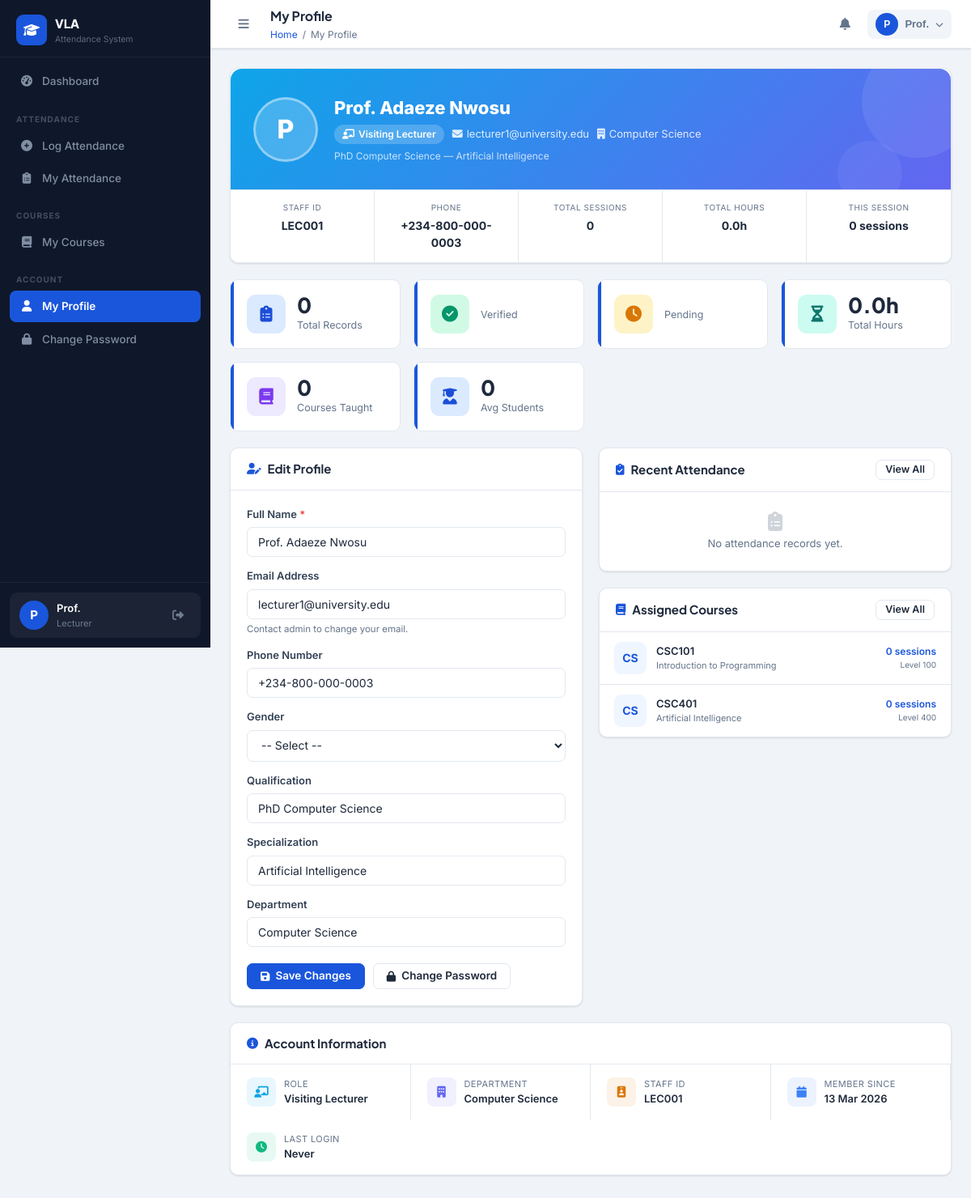
The page /lecturer/profile.php (signed in) on the database its author committed.
### tables this page shows
CREATE TABLE IF NOT EXISTS users (
    id INT AUTO_INCREMENT PRIMARY KEY,
    full_name VARCHAR(150) NOT NULL,
    email VARCHAR(150) NOT NULL UNIQUE,
    phone VARCHAR(20),
    password VARCHAR(255) NOT NULL,
    role ENUM('admin','hod','lecturer') NOT NULL DEFAULT 'lecturer',
    department_id INT,
    staff_id VARCHAR(50) UNIQUE,
    gender ENUM('male','female','other'),
    qualification VARCHAR(200),
    specialization VARCHAR(200),
    profile_photo VARCHAR(255) DEFAULT 'default.png',
    status ENUM('active','inactive','suspended') DEFAULT 'active',
    last_login DATETIME,
    reset_token VARCHAR(100),
    reset_expires DATETIME,
    created_at TIMESTAMP DEFAULT CURRENT_TIMESTAMP,
    updated_at TIMESTAMP DEFAULT CURRENT_TIMESTAMP ON UPDATE CURRENT_TIMESTAMP,
    FOREIGN KEY (department_id) REFERENCES departments(id) ON DELETE SET NULL
);

CREATE TABLE IF NOT EXISTS departments (
    id INT AUTO_INCREMENT PRIMARY KEY,
    name VARCHAR(150) NOT NULL,
    code VARCHAR(20) NOT NULL UNIQUE,
    faculty VARCHAR(150),
    created_at TIMESTAMP DEFAULT CURRENT_TIMESTAMP
);

### lecturer/profile.php (the view, shortened to what the rows shown need)
<?php
require_once '../includes/functions.php';
$pageTitle = 'My Profile';
include '../includes/header.php';
?>
<div style="max-width:960px">
    <div class="card" style="margin-bottom:20px">
        <div style="background:linear-gradient(135deg,#0ea5e9 0%,#6366f1 100%);border-radius:14px 14px 0 0;padding:32px 28px;position:relative;overflow:hidden">
            <div style="display:flex;align-items:center;gap:20px;position:relative;flex-wrap:wrap">
                <div style="width:80px;height:80px;border-radius:50%;background:rgba(255,255,255,.2);backdrop-filter:blur(10px);border:3px solid rgba(255,255,255,.4);display:flex;align-items:center;justify-content:center;font-size:32px;font-weight:800;color:#fff;flex-shrink:0">
                    <?= strtoupper(substr($user['full_name'], 0, 1)) ?>
                </div>
                <div>
                    <h2 style="color:#fff;font-size:22px;font-weight:800;margin:0 0 4px"><?= clean($user['full_name']) ?></h2>
                    <div style="display:flex;align-items:center;gap:10px;flex-wrap:wrap">
                        <span style="background:rgba(255,255,255,.2);color:#fff;font-size:12px;padding:3px 10px;border-radius:20px;font-weight:600">
                            <i class="fas fa-chalkboard-teacher" style="margin-right:5px"></i>Visiting Lecturer
                        </span>
                        <span style="color:rgba(255,255,255,.85);font-size:13px">
                            <i class="fas fa-envelope" style="margin-right:5px"></i><?= clean($user['email']) ?>
                        </span>
                        <?php if ($user['dept_name']): ?>
                        <span style="color:rgba(255,255,255,.85);font-size:13px">
                            <i class="fas fa-building" style="margin-right:5px"></i><?= clean($user['dept_name']) ?>
                        </span>
                        <?php endif ?>
                    </div>
                    <?php if ($user['qualification'] || $user['specialization']): ?>
                    <div style="margin-top:6px;color:rgba(255,255,255,.75);font-size:12px">
                        <?= clean($user['qualification'] ?? '') ?>
                        <?= ($user['qualification'] && $user['specialization']) ? ' &mdash; ' : '' ?>
                        <?= clean($user['specialization'] ?? '') ?>
                    </div>
                    <?php endif ?>
                </div>
            </div>
        </div>
    </div>
    <div class="grid-2" style="align-items:start;margin-bottom:20px">
        <div class="card" style="margin-bottom:0">
            <div class="card-body">
                <form method="POST">
                    <div class="form-group" style="margin-bottom:14px">
                        <label>Full Name <span class="req">*</span></label>
                        <input type="text" name="full_name" class="form-control"
                               value="<?= clean($user['full_name']) ?>" required>
                    </div>
                    <div class="form-group" style="margin-bottom:14px">
                        <label>Email Address</label>
                        <input type="email" class="form-control" value="<?= clean($user['email']) ?>" disabled>
                        <div class="form-hint">Contact admin to change your email.</div>
                    </div>
                    <div class="form-group" style="margin-bottom:14px">
                        <label>Phone Number</label>
                        <input type="text" name="phone" class="form-control"
                               value="<?= clean($user['phone'] ?? '') ?>"
                               placeholder="+234-800-000-0000">
                    </div>
                    <div class="form-group" style="margin-bottom:14px">
                        <label>Qualification</label>
                        <input type="text" name="qualification" class="form-control"
                               value="<?= clean($user['qualification'] ?? '') ?>"
                               placeholder="e.g. PhD Computer Science">
                    </div>
                    <div class="form-group" style="margin-bottom:14px">
                        <label>Specialization</label>
                        <input type="text" name="specialization" class="form-control"
                               value="<?= clean($user['specialization'] ?? '') ?>"
                               placeholder="e.g. Machine Learning">
                    </div>
                    <div class="form-group" style="margin-bottom:20px">
                        <label>Department</label>
                        <input type="text" class="form-control"
                               value="<?= clean($user['dept_name'] ?? 'Not Assigned') ?>" disabled>
                    </div>
                </form>
            </div>
        </div>
    </div>
</div>
<?php include '../includes/footer.php'; ?>

### includes/header.php (shortened to what the rows shown need)
<?php
$user = getCurrentUser();
?>
<!DOCTYPE html>
<html lang="en">
<head>
<link rel="stylesheet" href="https://cdnjs.cloudflare.com/ajax/libs/font-awesome/6.4.2/css/all.min.css">
<link rel="stylesheet" href="<?= BASE_URL ?>assets/css/style.css">
</head>
<body>
<aside class="sidebar" id="sidebar">
  <div class="sidebar-footer">
    <div class="user-card">
      <div class="user-avatar">
        <?= strtoupper(substr($user['full_name'] ?? 'U', 0, 1)) ?>
      </div>
      <div class="user-info">
        <span class="user-name"><?= clean(explode(' ', $user['full_name'] ?? 'User')[0]) ?></span>
        <span class="user-role"><?= ucfirst($_SESSION['role'] ?? '') ?></span>
      </div>
      <a href="<?= BASE_URL ?>logout.php" class="logout-btn" title="Logout"><i class="fas fa-sign-out-alt"></i></a>
    </div>
  </div>
</aside>
<div class="main-wrapper" id="mainWrapper">
  <header class="topbar">
    <div class="topbar-title">
      <h1 class="page-title"><?= isset($pageTitle) ? clean($pageTitle) : 'Dashboard' ?></h1>
    </div>
    <div class="topbar-actions">
      <div class="profile-wrapper">
        <button class="icon-btn profile-btn" id="profileBtn">
          <div class="profile-avatar"><?= strtoupper(substr($user['full_name'] ?? 'U', 0, 1)) ?></div>
          <span class="profile-name"><?= clean(explode(' ', $user['full_name'] ?? 'User')[0]) ?></span>
          <i class="fas fa-chevron-down"></i>
        </button>
      </div>
    </div>
  </header>
  <main class="content-area">

### rows shown on the page
users: full_name "P", full_name "Prof.", full_name "Prof. Adaeze Nwosu", email "lecturer1@university.edu", department.name "Computer Science", qualification "PhD Computer Science", specialization "Artificial Intelligence", phone "+234-800-000-0003"

### other values the page prints
$item['label'] "Dashboard"
$item['divider'] "ATTENDANCE"
$item['label'] "Log Attendance"
$item['label'] "My Attendance"
$item['divider'] "COURSES"
$item['label'] "My Courses"
$item['divider'] "ACCOUNT"
$item['label'] "My Profile"
$item['label'] "Change Password"
$_SESSION['role'] "Lecturer"
$pageTitle "My Profile"
$crumb['label'] "My Profile"
$label "STAFF ID"
$value "LEC001"
$label "PHONE"
